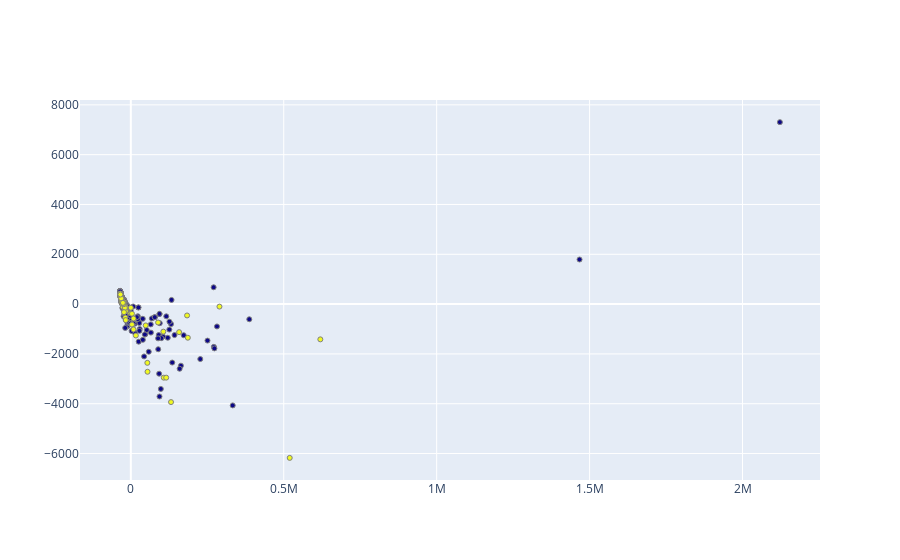

Write notebook code for a chart like this one.
### Code cell
fig = go.Figure(data=go.Scatter(x = pca_result[:,0],
                                y = pca_result[:,1],
                                mode='markers',
                                marker_color=full_dataframe['defects'],
                                text=full_dataframe['defects']))

fig.update_traces(marker=dict(size=5, line=dict(width=1,color='grey')),
                  selector=dict(mode='markers'))
fig.show()

### Figure 1 — Plotly figure (JSON) as saved in the notebook; plotly's stock layout.template omitted (floating-point values rounded to 4 significant figures; data arrays with more than 128 entries replaced by an {"elided": "..."} marker saying what was removed)
{"data": [{"marker": {"color": {"elided": "498 int values"}, "line": {"color": "grey", "width": 1}, "size": 5}, "mode": "markers", "text": {"elided": "498 int values"}, "type": "scatter", "x": {"elided": "498 float values"}, "y": {"elided": "498 float values"}}], "layout": {}}
